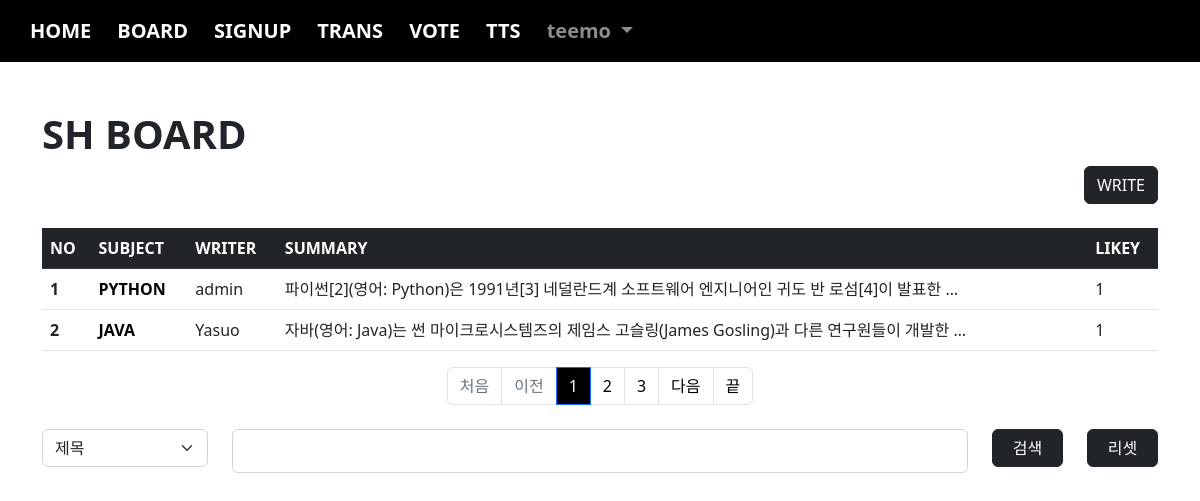
/board/index/ (signed in), run on the app's committed database.
### acc/models.py (models this page shows, shortened)
class User(AbstractUser):
    comment = models.TextField(blank=True)
    point = models.IntegerField(default=0)
    pic = models.ImageField(upload_to="user/%y") # %m %d

### board/models.py (models this page shows, shortened)
class Board(models.Model):
    subject = models.CharField(max_length=100)
    writer = models.ForeignKey(User, on_delete=models.CASCADE, related_name="writer")
    content = models.TextField()
    likey = models.ManyToManyField(User, blank=True, related_name="likey")
    pubdate = models.DateTimeField()

### board/views.py (the view)
# urls.py: path('index/', views.index, name='index'),
def index(request):
    if request.user.is_anonymous:
        return redirect("acc:login")
    pg = request.GET.get("page", 1)
    cate = request.GET.get("cate", "")
    kw = request.GET.get("kw", "")
    if kw:
        if cate == "sub":
            b = Board.objects.filter(subject__startswith=kw)
        elif cate == "wri":
            from acc.models import User
            try:
                u = User.objects.get(username=kw)
                b = Board.objects.filter(writer=u)
            except:
                b = Board.objects.none()
        elif cate == "con":
            b = Board.objects.filter(content__contains=kw)
    else:
        b = Board.objects.all()
    pag = Paginator(b, 2)
    obj = pag.get_page(pg)
    context = {
        "bset":obj,
        "cate":cate,
        "kw":kw
    }
    return render(request, "board/index.html", context)

### templates/board/index.html (shortened to what this page needs)
{% extends 'base.html' %}
{% block con %}
    {% load mathfilters %}
    <h1><b>SH BOARD</b></h1>
    <div class="text-end">
        <a class="btn btn-dark" href="{% url 'board:create' %}">WRITE</a>
    </div>
    <table class="table table-hover mt-4">
        <thead>
            <tr class="table-dark">
                <th scope="col">NO</th>
                <th scope="col">SUBJECT</th>
                <th scope="col">WRITER</th>
                <th scope="col">SUMMARY</th>
                <th scope="col">LIKEY</th>
            </tr>
        </thead>
        <tbody>
            {% for i in bset %}
                <tr>
                    <th scope="row">{{ bset.start_index|add:forloop.counter0 }}</th>
                    <td><a href="{% url 'board:detail' i.id %}" class="sub">{{ i.subject }}</a></td>
                    <td>{{ i.writer }}</td>
                    <td>{{ i.content|truncatewords:10 }}</td>
                    <td>{{ i.likey.count }}</td>
                </tr>
            {% endfor %}
        </tbody>
    </table>
    <nav aria-label="Page navigation example">
        <ul class="pagination justify-content-center">
            {% if bset.has_previous %}
                <li class="page-item"><a class="page-link" href="{% url 'board:index' %}?page=1&cate={{cate}}&kw={{kw}}">처음</a></li>
                <li class="page-item"><a class="page-link" href="{% url 'board:index' %}?page={{ bset.previous_page_number }}&cate={{cate}}&kw={{kw}}">이전</a></li>
            {% else %}
                <li class="page-item disabled"><a class="page-link" href="#">처음</a></li>
                <li class="page-item disabled"><a class="page-link" href="#">이전</a></li>
            {% endif %}
            {% for i in bset.paginator.page_range %}
                {% if i >= bset.number|sub:2 and bset.number|add:2 >= i %}
                    <li class="page-item {% if bset.number == i %}active{% endif %}"><a class="page-link" href="{% url 'board:index' %}?page={{i}}&cate={{cate}}&kw={{kw}}">{{i}}</a></li>
                {% endif %}
            {% endfor %}
            {% if bset.has_next %}
                <li class="page-item"><a class="page-link" href="{% url 'board:index' %}?page={{ bset.next_page_number }}&cate={{cate}}&kw={{kw}}">다음</a></li>
                <li class="page-item"><a class="page-link" href="{% url 'board:index' %}?page={{ bset.paginator.num_pages }}&cate={{cate}}&kw={{kw}}">끝</a></li>
            {% else %}
                <li class="page-item disabled"><a class="page-link" href="#">다음</a></li>
                <li class="page-item disabled"><a class="page-link" href="#">끝</a></li>
            {% endif %}
        </ul>
    </nav>
    <form>
        <div class="row mt-4">
            <div class="col-sm-2">
                <select class="form-select" name="cate">
                    <option value="sub" {% if cate == "sub" %}selected{% endif %}>제목</option>
                </select>
            </div>
            <div class="col-sm-8">
                <input type="text" name="kw" value="{{ kw }}" class="form-control">
            </div>
            <div class="col-sm-1">
                <button class="btn btn-dark lg" style="width:100%;">검색</button>
            </div>
            <div class="col-sm-1">
                <a href="{% url 'board:index' %}" class="btn btn-dark lg" style="width:100%;">리셋</a>
            </div>
        </div>
    </form>
{% endblock %}

### templates/base.html (shortened to what this page needs)
<!doctype html>
<html lang="en">
    <head>
        <link href="https://cdn.jsdelivr.net/npm/bootstrap@5.2.2/dist/css/bootstrap.min.css" rel="stylesheet">
    </head>
    <body>
        {% if user.is_authenticated %}
            <nav class="navbar navbar-expand-lg navbar-dark" style="background-color: rgb(0, 0, 0);">
                <div class="container-fluid">
                    <div class="collapse navbar-collapse" id="navbarSupportedContent">
                        <ul class="navbar-nav me-auto mb-2 mb-lg-0">
                            <li class="nav-item">
                                <a class="nav-link active" aria-current="page" href="{% url 'acc:index' %}">HOME</a>
                            </li>
                            <li class="nav-item">
                                <a class="nav-link active" aria-current="page" href="{% url 'board:index' %}">BOARD</a>
                            </li>
                            <li class="nav-item">
                                <a class="nav-link active" aria-current="page" href="{% url 'acc:signup' %}">SIGNUP</a>
                            </li>
                            <li class="nav-item">
                                <a class="nav-link active" aria-current="page" href="{% url 'trans:index' %}">TRANS</a>
                            </li>
                            <li class="nav-item">
                                <a class="nav-link active" aria-current="page" href="{% url 'vote:index' %}">VOTE</a>
                            </li>
                            <li class="nav-item">
                                <a class="nav-link active" aria-current="page" href="{% url 'tts:index' %}">TTS</a>
                            </li>
                            <li class="nav-item dropdown">
                                <a class="nav-link dropdown-toggle" href="#" role="button" data-bs-toggle="dropdown" aria-expanded="false">
                                    {{ user }}
                                </a>
                            </li>
                        </ul>
                    </div>
                </div>
            </nav>
        {% endif %}
        <div class="container mt-5 mb-5">
            {% block con %}
            {% endblock %}
        </div>
    </body>
</html>

### templates/board/index.html (style rules this page uses)
.sub { text-decoration: none; color: black; font-weight: bold; }

### templates/base.html (style rules this page uses)
.nav-item { font-size: 20px; font-weight: bold; margin-left: 10px; }
.form-control { font-weight: bold; font-size: 20px; }
.active>.page-link, .page-link.active { z-index: 3; color: var(--bs-pagination-active-color); background-color: black; border-color: var(--bs-pagination-active-border-color); }
.pagination { --bs-pagination-color: black; --bs-pagination-hover-color: white; --bs-pagination-focus-color: var(--bs-link-hover-color); --bs-pagination-focus-bg: #e9ecef; --bs-pagination-focus-box-shadow: 0 0 0 0.25rem rgba(13, 110, 253, 0.25); --bs-pagination-active-color: #fff; --bs-pagination-active-bg: #0d6efd; --bs-pagination-active-border-color: #0d6efd; display: flex; padding-left: 0; list-style: none; }

### data on the page
User: username "teemo"
Board: start_index|add "1", subject "PYTHON", writer "admin", content "파이썬[2](영어: Python)은 1991년[3] 네덜란드계 소프트웨어 엔지니어인 귀도 반 로섬[4]이 발표한 …", likey.count "1"
Board: start_index|add "2", subject "JAVA", writer "Yasuo", content "자바(영어: Java)는 썬 마이크로시스템즈의 제임스 고슬링(James Gosling)과 다른 연구원들이 개발한 …", likey.count "1"

### other printed values
{{ i }} "1" "2" "3"
